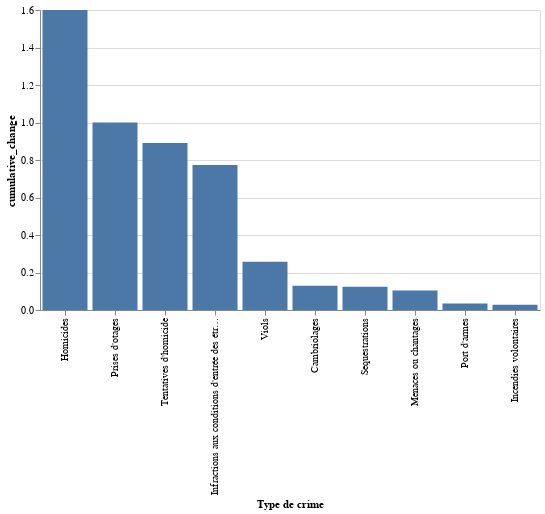

The code cell stored with this chart in its notebook:
### Code cell
police_records_last_years_ranking = police_records_last_years[(police_records_last_years["Annee"] == 2020)]\
                                                            .sort_values(by=['cumulative_change'], ascending = False)[:10]

print(police_records_last_years_ranking[["Type de crime","cumulative_change"]])

alt.Chart(police_records_last_years_ranking).mark_bar().encode(
    alt.X("Type de crime:N", sort='-y'),
    y='cumulative_change',
).properties(
        title="",
        width=500,
        height=300,
    ).encode().interactive()

### Figure 1 — Vega-Lite specification as saved in the notebook (floating-point values rounded to 4 significant figures)
{"config": {"view": {"continuousWidth": 400, "continuousHeight": 300}}, "data": {"name": "data-7b66e4d8c1c86fc4a51ea6a545676332"}, "mark": "bar", "encoding": {"x": {"type": "nominal", "field": "Type de crime", "sort": "-y"}, "y": {"type": "quantitative", "field": "cumulative_change"}}, "height": 300, "selection": {"selector009": {"type": "interval", "bind": "scales", "encodings": ["x", "y"]}}, "title": "", "width": 500, "$schema": "https://vega.github.io/schema/vega-lite/v4.8.1.json", "datasets": {"data-7b66e4d8c1c86fc4a51ea6a545676332": [{"Type de crime": "Homicides", "Annee": 2020, "Delits enregistres": 9, "annual_change": 2.0, "cumulative_change": 1.6}, {"Type de crime": "Prises d'otages", "Annee": 2020, "Delits enregistres": 0, "annual_change": -1.0, "cumulative_change": 1.0}, {"Type de crime": "Tentatives d'homicide", "Annee": 2020, "Delits enregistres": 15, "annual_change": -0.5, "cumulative_change": 0.891}, {"Type de crime": "Infractions aux conditions d'entrée des étrangers", "Annee": 2020, "Delits enregistres": 161, "annual_change": 0.09524, "cumulative_change": 0.7738}, {"Type de crime": "Viols", "Annee": 2020, "Delits enregistres": 676, "annual_change": 0.01654, "cumulative_change": 0.2569}, {"Type de crime": "Cambriolages", "Annee": 2020, "Delits enregistres": 5223, "annual_change": 0.01635, "cumulative_change": 0.129}, {"Type de crime": "Sequestrations", "Annee": 2020, "Delits enregistres": 46, "annual_change": 0.4375, "cumulative_change": 0.1246}, {"Type de crime": "Menaces ou chantages", "Annee": 2020, "Delits enregistres": 1103, "annual_change": -0.0692, "cumulative_change": 0.1036}, {"Type de crime": "Port d'armes", "Annee": 2020, "Delits enregistres": 709, "annual_change": -0.214, "cumulative_change": 0.03464}, {"Type de crime": "Incendies volontaires", "Annee": 2020, "Delits enregistres": 361, "annual_change": -0.2794, "cumulative_change": 0.02856}]}}
